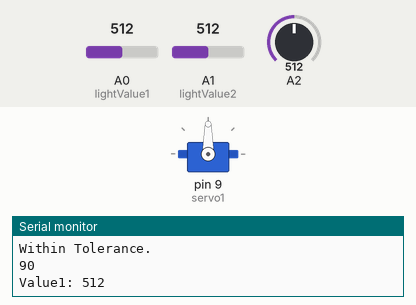
Bench run of a sketch on a simulated Arduino Uno, built with avr-gcc and run on an emulated ATmega328P. Parts: servo, the last lines printed to the serial monitor. The test bench sets the inputs (shaded band); at power-on: A0 (lightValue1) = 512, A1 (lightValue2) = 512, A2 = 512.

Above: at 3.2 s.
3.3 s: A0 (lightValue1) set to 547
4.8 s: A0 (lightValue1) set to 579
At 5.34 s:
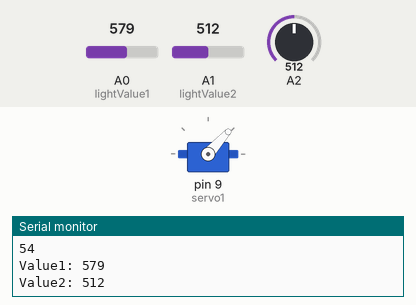
At 6.7 s:
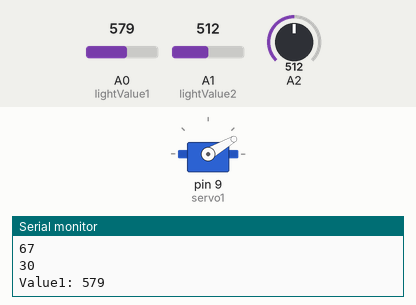
7.0 s: A1 (lightValue2) set to 613
8.5 s: A1 (lightValue2) set to 638
At 10.4 s:
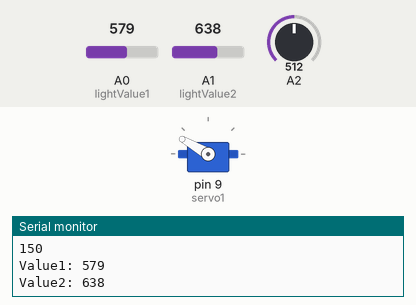
11.5 s: A1 (lightValue2) set to 542
14.5 s: A1 (lightValue2) set to 514
At 15.06 s:
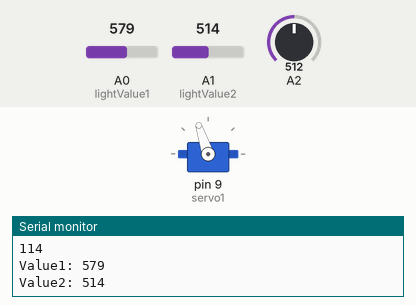
Timing chart, 0 to 17.5 s (numbered marks = the images above; inputs shaded):
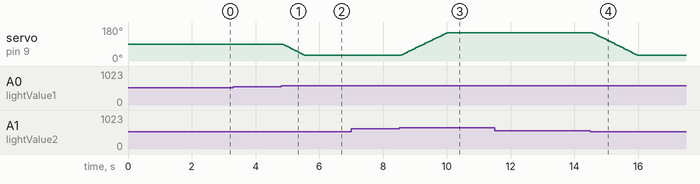

The sketch:

sketch_mar18a.ino
```cpp
//include the servo library

#include <Servo.h>

Servo servo1;
int position = 90;
int tolerance = 50;
int lightValue1 = A0;
int lightValue2 = A1;
void setup() { // put your setup code here, to run once:
Serial.begin(9600);
 servo1.attach(9);
 pinMode(lightValue1, INPUT);
 pinMode(lightValue2, INPUT);
 delay(2000);

 }

void loop() { // put your main code here, to run repeatedly:

int Value1 = analogRead(A0);
int Value2 = analogRead(A1);
float solarReading = (analogRead(A2) * 5) /1023;
float volt1 = (Value1 * 5)/ 1023;
float volt2 = (Value2 * 5)/ 1023;
Serial.print("Value1: ");
Serial.println(Value1);
Serial.print("Value2: ");
Serial.println(Value2);

 int lightValue = Value1 - Value2;
 int lightValue1 = Value2 - Value1;
  Serial.println(lightValue);
  if((abs(lightValue) <= tolerance) || (abs(lightValue1) <= tolerance)){
    Serial.println("Within Tolerance.");
  }
  else{
    if(Value1 < Value2){
    position = position + 3;
    }
    if(Value1 > Value2){
    position = position - 3;
  }
  }
  if(position > 150){position = 150;}
  if(position < 30){ position = 30;}
  Serial.println(position);
   servo1.write(position);

 }
```

Measured:
- the behaviour switches between 562 and 563 on A0 (lightValue1) (found by bisection; images 0 and 1)
- the behaviour switches between 629 and 630 on A1 (lightValue2) (found by bisection; images 2 and 3)
- the behaviour switches between 529 and 528 on A1 (lightValue2) (found by bisection; images 3 and 4)
- after the input at 4.8 s, servo on pin 9 (servo1): moves from 90° to 30° over 0.67 s, starting after 0.06 s
- after the input at 8.5 s, servo on pin 9 (servo1): moves from 30° to 150° over 1.4 s, starting after 0.07 s
- after the input at 14.5 s, servo on pin 9 (servo1): moves from 150° to 30° over 1.4 s, starting after 0.08 s
